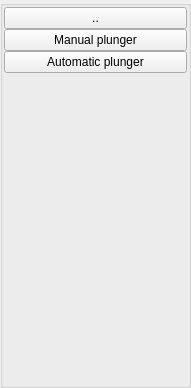
<?xml version="1.0" encoding="UTF-8"?>
<ui version="4.0">
 <class>PlungerListGroupBox</class>
 <widget class="QGroupBox" name="PlungerListGroupBox">
  <property name="geometry">
   <rect>
    <x>0</x>
    <y>0</y>
    <width>191</width>
    <height>388</height>
   </rect>
  </property>
  <property name="windowTitle">
   <string>GroupBox</string>
  </property>
  <layout class="QVBoxLayout" name="verticalLayout">
   <property name="spacing">
    <number>0</number>
   </property>
   <property name="leftMargin">
    <number>1</number>
   </property>
   <property name="topMargin">
    <number>1</number>
   </property>
   <property name="rightMargin">
    <number>1</number>
   </property>
   <property name="bottomMargin">
    <number>1</number>
   </property>
   <item>
    <widget class="QPushButton" name="prevBtn">
     <property name="text">
      <string>..</string>
     </property>
     <attribute name="buttonGroup">
      <string notr="true">buttonGroup</string>
     </attribute>
    </widget>
   </item>
   <item>
    <widget class="QPushButton" name="manualplunger">
     <property name="text">
      <string>Manual plunger</string>
     </property>
     <attribute name="buttonGroup">
      <string notr="true">buttonGroup</string>
     </attribute>
    </widget>
   </item>
   <item>
    <widget class="QPushButton" name="autoplungerBtn">
     <property name="text">
      <string>Automatic plunger</string>
     </property>
     <attribute name="buttonGroup">
      <string notr="true">buttonGroup</string>
     </attribute>
    </widget>
   </item>
   <item>
    <spacer name="verticalSpacer">
     <property name="orientation">
      <enum>Qt::Vertical</enum>
     </property>
     <property name="sizeHint" stdset="0">
      <size>
       <width>20</width>
       <height>40</height>
      </size>
     </property>
    </spacer>
   </item>
  </layout>
 </widget>
 <resources/>
 <connections/>
 <buttongroups>
  <buttongroup name="buttonGroup"/>
 </buttongroups>
</ui>
